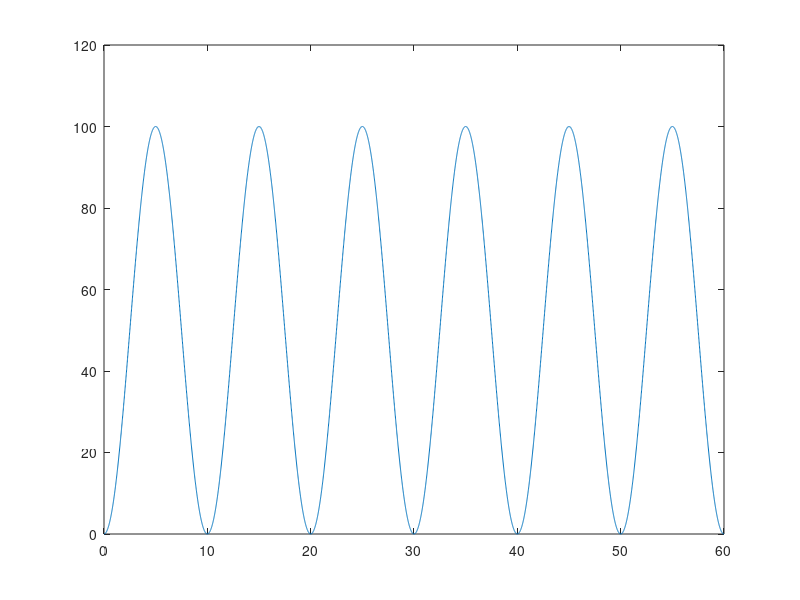

Here is the MATLAB script that generated this plot: (Note: this script raises an error after producing the figure.)
% Log scale with custom tick.

clear all;
addpath('../lib');

%% lets plot 3 cycles of 50Hz AC voltage
f = 50;
Vm = 10;
phi = 0;

% generate the signal
t = [0:0.00001:3/f];
th = 2*pi*f*t;
v = Vm*sin(th+phi);
vsqr = v.^2 + 1E-3;

%% plot now
figure;
plot(t*1E3, vsqr);

plt = Plot();
plt.XLabel = 'Time, t (ms)'; % xlabel
plt.YLabel = 'Voltage, V (V)'; %ylabel
plt.YScale = 'log'; % 'linear' or 'log'
plt.YLim = [1E-3, 1E3]; % [min, max]
plt.YTick = [1E-3, 1E-1, 1E1, 1E3]; %[tick1, tick2, .. ]
plt.YGrid = 'on'; % 'on' or 'off'

% Save? comment the following line if you do not want to save
plt.export('plotSimpleLog2.png'); 
    